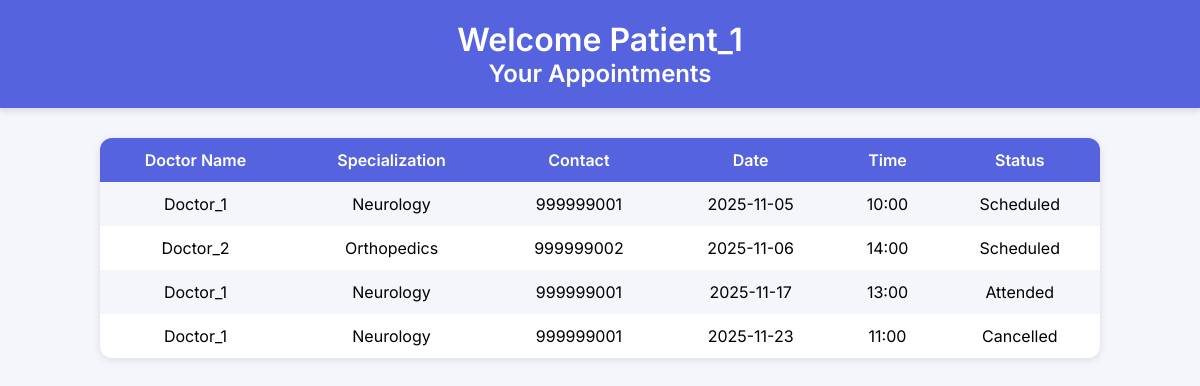
/dashboard/patient/1, run on the app's committed database.
### tables this page shows
CREATE TABLE patients (
    patient_id INTEGER PRIMARY KEY AUTOINCREMENT,
    name TEXT,
    age INTEGER,
    gender TEXT,
    contact TEXT
, Password TEXT, medical_history TEXT DEFAULT 'No history available');

CREATE TABLE appointments (
    appointment_id INTEGER PRIMARY KEY AUTOINCREMENT,
    patient_id INTEGER,
    doctor_id INTEGER,
    date TEXT,
    time TEXT,
    status TEXT,
    FOREIGN KEY(patient_id) REFERENCES patients(patient_id),
    FOREIGN KEY(doctor_id) REFERENCES doctors(doctor_id)
);

CREATE TABLE doctors (
    doctor_id INTEGER PRIMARY KEY AUTOINCREMENT,
    name TEXT,
    specialization TEXT,
    contact TEXT
, Password TEXT);

### app.py (the view)
@app.route('/dashboard/patient/<int:patient_id>')
def patient_dashboard(patient_id):
    conn = sqlite3.connect('ehr1.db')
    cursor = conn.cursor()
    cursor.execute("SELECT name FROM patients WHERE patient_id=?", (patient_id,))
    patient = cursor.fetchone()
    cursor.execute("""
        SELECT d.name, d.specialization, d.contact, a.date, a.time, a.status
        FROM appointments a
        JOIN doctors d ON a.doctor_id = d.doctor_id
        WHERE a.patient_id=?
        ORDER BY a.date, a.time
    """, (patient_id,))
    appointments = cursor.fetchall()
    conn.close()
    return render_template("patient_dashboard.html", patient=patient, appointments=appointments)

### templates/patient_dashboard.html (shortened to what this page needs)
<!DOCTYPE html>
<html lang="en">
<head>
</head>
<body>
<header>
  <h1>Welcome {{ patient[0] }}</h1>
  <h2>Your Appointments</h2>
</header>
<div class="container">
  {% if appointments %}
  <table>
    <tr>
      <th>Doctor Name</th>
      <th>Specialization</th>
      <th>Contact</th>
      <th>Date</th>
      <th>Time</th>
      <th>Status</th>
    </tr>
    {% for appt in appointments %}
    <tr>
      <td>{{ appt[0] }}</td>
      <td>{{ appt[1] }}</td>
      <td>{{ appt[2] }}</td>
      <td>{{ appt[3] }}</td>
      <td>{{ appt[4] }}</td>
      <td>{{ appt[5] }}</td>
    </tr>
    {% endfor %}
  </table>
  {% else %}
  <p class="no-data">No appointments scheduled.</p>
  {% endif %}
</div>
</body>
</html>

### templates/patient_dashboard.html (style rules this page uses)
body { font-family: 'Inter', sans-serif; background: #f4f6fb; margin: 0; padding: 0; }
header { background: #5563DE; color: #fff; padding: 20px 0; text-align: center; box-shadow: 0 4px 6px rgba(0,0,0,0.1); }
h1, h2 { margin: 0; font-weight: 600; }
.container { max-width: 1000px; margin: 30px auto; padding: 0 20px; }
table { width: 100%; border-collapse: separate; border-spacing: 0; box-shadow: 0 2px 8px rgba(0,0,0,0.1); border-radius: 12px; overflow: hidden; background: #fff; }
th, td { padding: 12px 15px; text-align: center; }
th { background-color: #5563DE; color: #fff; font-weight: 600; }
tr:nth-child(even) { background: #f4f6fb; }

### data on the page
patients: name "Patient_1"
appointments: name "Doctor_1", specialization "Neurology", contact "999999001", date "2025-11-05", time "10:00", status "Scheduled"
appointments: name "Doctor_2", specialization "Orthopedics", contact "999999002", date "2025-11-06", time "14:00", status "Scheduled"
appointments: name "Doctor_1", specialization "Neurology", contact "999999001", date "2025-11-17", time "13:00", status "Attended"
appointments: name "Doctor_1", specialization "Neurology", contact "999999001", date "2025-11-23", time "11:00", status "Cancelled"
